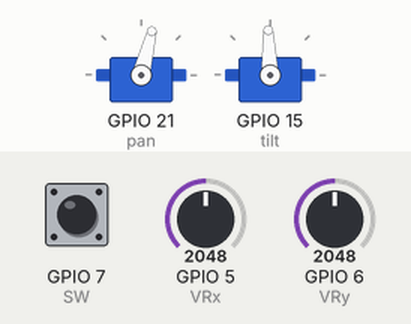
The program below on a simulated ESP32 board running MicroPython. Shown: 2 × servo. The inputs (shaded band) are chosen by the test bench; at power-on: GPIO 5 (VRx) = 2048, GPIO 6 (VRy) = 2048, GPIO 7 (SW) HIGH (analog values on the 0–4095 scale). Servo angles are drawn from the pulse width (0.5 ms = 0°, 2.5 ms = 180°).

Above: at 2.2 s.
2.3 s: GPIO 5 (VRx) set to 2454
At 3.3 s:
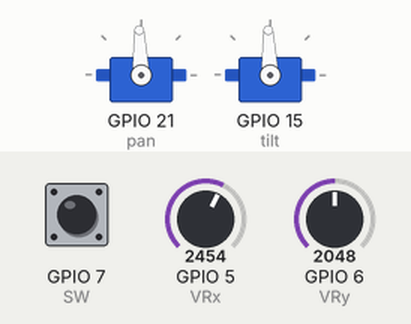
3.8 s: GPIO 6 (VRy) set to 2454
At 4.2 s:
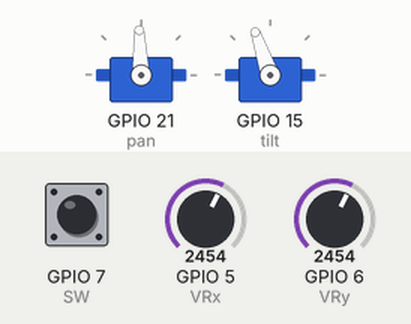
5.3 s: GPIO 5 (VRx) set to 2047
At 5.8 s:
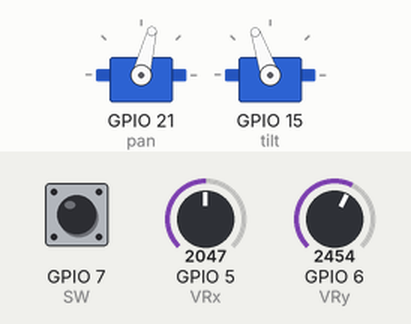
6.8 s: GPIO 6 (VRy) set to 2866
At 8.0 s:
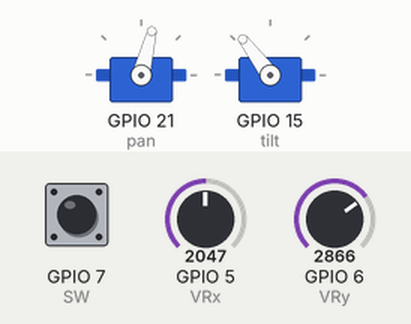
8.3 s: GPIO 6 (VRy) set to 3603
At 8.8 s:
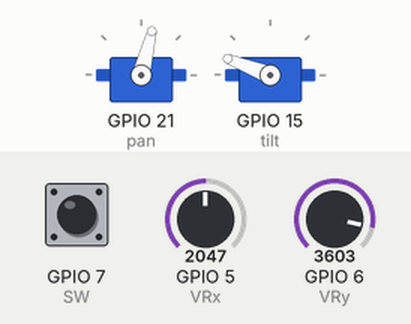
9.8 s: GPIO 5 (VRx) set to 1228
At 10.5 s:
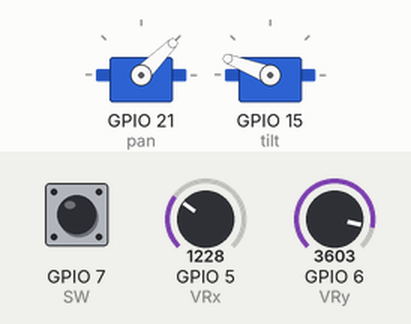
Timing chart, 0 to 12.3 s (numbered marks = the images above; inputs shaded):
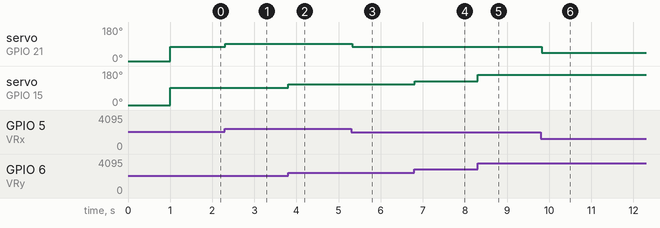

The program:

axels.py
```python
from machine import Pin, PWM, ADC
import time

pan = PWM(Pin(21), freq=50)
tilt = PWM(Pin(15 ), freq=50)

VRx = ADC(Pin(5))
VRy = ADC(Pin(6))
SW = Pin(7, Pin.IN, Pin.PULL_UP)

VRx.atten(ADC.ATTN_11DB)
VRy.atten(ADC.ATTN_11DB)

def winkel_X(inp):
    if inp < 2414:
        winkel = (inp-50) / (2414-50) * 90
    else:
        winkel = (inp-2414) / (4095-2414) * 90 + 90
    if winkel < 0: winkel = 0
    if winkel > 180: winkel = 180
    return winkel

def winkel_Y(inp):
    if inp < 2003:
        winkel = inp / 2003 * 90
    else:
        winkel = (inp-2003) / (4095-2003) * 90 + 90
    if winkel < 0: winkel = 0
    if winkel > 180: winkel = 180
    return winkel

def duty(w):
    ms = 1/90*w + 0.5
    return int(ms/20 * 65535)

Null_X = duty(0)
Null_Y = duty(0)

pan.duty_u16(Null_X)
tilt.duty_u16(Null_Y)
time.sleep(1)

oldX = 0
oldY = 0
try:
    while True:
        if SW.value() == 0:
            pan.duty_u16(Null_X)
            tilt.duty_u16(Null_Y)
            oldX = 0
            oldY = 0
        else:
            x = winkel_X(VRx.read())
            y = winkel_Y(VRy.read())
            if abs(x- oldX) > 1.0:
                pan.duty_u16(duty(x))
                oldX = x
            if abs(y - oldY) > 1.0:
                tilt.duty_u16(duty(y))
                oldY = y
        time.sleep(0.02)
finally:
    pan.duty_u16(Null_X)
    tilt.duty_u16(Null_Y)
    time.sleep(1)
    pan.deinit()
    tilt.deinit()
```

Measured:
- after the input at 2.3 s, servo on GPIO 21 (pan): 76° → 92° at once
- after the input at 3.8 s, servo on GPIO 15 (tilt): 92° → 109° at once
- after the input at 5.3 s, servo on GPIO 21 (pan): 92° → 76° at once
- after the input at 6.8 s, servo on GPIO 15 (tilt): 109° → 127° at once
- after the input at 8.3 s, servo on GPIO 15 (tilt): 127° → 159° at once
- after the input at 9.8 s, servo on GPIO 21 (pan): 76° → 45° at once
